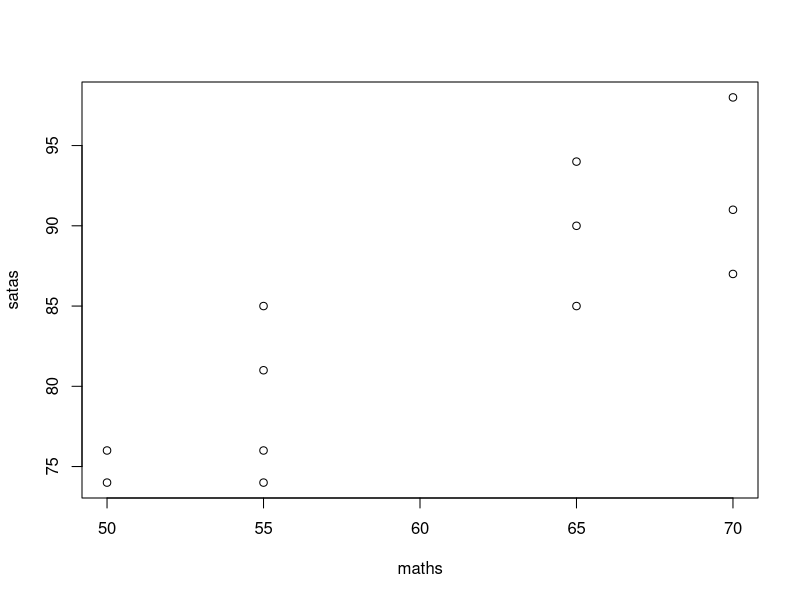

This chart was generated by the following R code:
library(readr)
library(psych)
maths<-c(65, 50, 55, 65, 55, 70, 65, 70, 55, 70, 50, 55)
satas<-c(85, 74, 76, 90, 85, 87, 94, 98, 81, 91, 76, 74)
plot(satas~maths)
lm(satas~maths)

lm(satas~maths)
fit<-lm(satas~maths)
summary(fit)

man<-c(71, 68, 66, 67, 70, 71, 70, 73, 72, 65, 66)
woman<-c(69, 64, 65, 63, 65, 62, 65, 64, 66, 59, 62)
lm(man~woman)
cor(man, woman)
cor.test(man, woman)